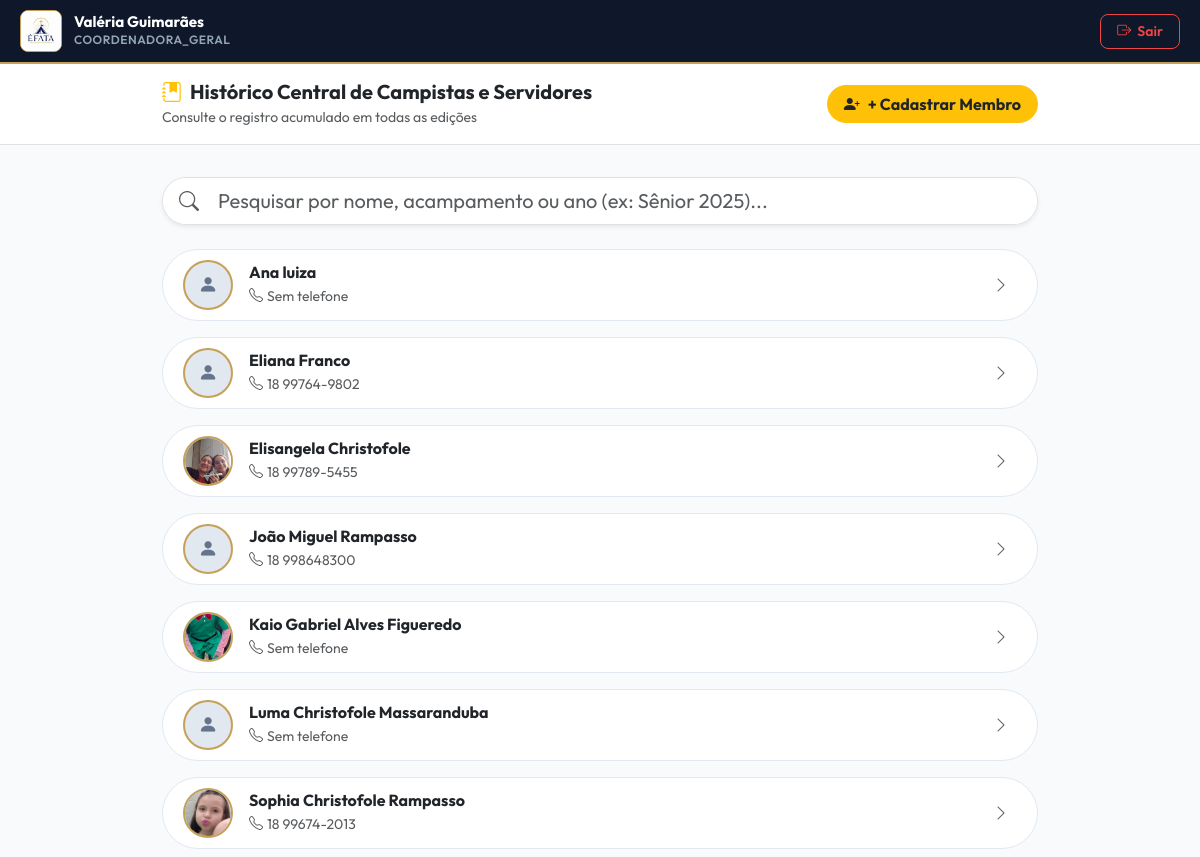
The app's page /historico-campistas.php with its own data.
### tables this page shows
CREATE TABLE `pessoas` (
  `id` int(11) NOT NULL,
  `nome` varchar(150) NOT NULL,
  `telefone` varchar(20) DEFAULT NULL,
  `data_nascimento` date DEFAULT NULL,
  `foto` varchar(255) DEFAULT NULL,
  `tamanho_camiseta` varchar(10) DEFAULT NULL,
  `created_at` timestamp NOT NULL DEFAULT current_timestamp(),
  `campista_origem` text DEFAULT NULL,
  `equipe_trabalho_origem` text DEFAULT NULL
);

### historico-campistas.php (the view, shortened to what this page needs)
<?php
require_once 'config/database.php';
$nome_usuario = $_SESSION['usuario_nome'] ?? $_SESSION['nome'] ?? 'Valéria Guimarães';
$perfil       = $_SESSION['usuario_perfil'] ?? $_SESSION['perfil'] ?? 'COORDENADORA_GERAL';
$busca = trim($_GET['busca'] ?? '');
$sql_unificado = "
    SELECT
        p.id AS pessoa_id,
        unificados.nome AS nome,
        p.telefone,
        p.data_nascimento,
        p.equipe_trabalho_origem,
        p.campista_origem,
        p.foto
    FROM (
        SELECT nome FROM equipes_membros WHERE nome IS NOT NULL AND nome != ''
        UNION
        SELECT nome FROM equipe_geral WHERE nome IS NOT NULL AND nome != ''
        UNION
        SELECT nome FROM pessoas WHERE nome IS NOT NULL AND nome != ''
    ) AS unificados
    LEFT JOIN pessoas p ON LOWER(p.nome) = LOWER(unificados.nome)
    -- Joins para busca em Histórico de Campistas (Edições e Anos)
    LEFT JOIN equipes_membros em ON LOWER(em.nome) = LOWER(unificados.nome)
    LEFT JOIN equipes_campistas ec ON em.equipe_id = ec.id
    LEFT JOIN edicoes ed_camp ON ec.edicao_id = ed_camp.id
    -- Joins para busca em Histórico de Equipes de Trabalho (Edições e Anos)
    LEFT JOIN equipe_geral eg ON LOWER(eg.nome) = LOWER(unificados.nome)
    LEFT JOIN equipe_membros em_eq ON eg.id = em_eq.voluntario_id
    LEFT JOIN equipes_trabalho et ON em_eq.equipe_id = et.id
    LEFT JOIN edicoes ed_eq ON et.edicao_id = ed_eq.id
    WHERE 1=1
";
$params = [];$types = "";
$sql_unificado .= " GROUP BY unificados.nome ORDER BY unificados.nome ASC";
$stmt = $conn->prepare($sql_unificado);
if (!empty($params)) $stmt->bind_param($types, ...$params);$stmt->execute();
$lista_pessoas =$stmt->get_result()->fetch_all(MYSQLI_ASSOC);
?>
<!DOCTYPE html>
<html lang="pt-br">
<head>
    <link href="https://cdn.jsdelivr.net/npm/bootstrap@5.3.0/dist/css/bootstrap.min.css" rel="stylesheet">
    <link rel="stylesheet" href="https://cdn.jsdelivr.net/npm/bootstrap-icons@1.11.0/font/bootstrap-icons.css">
</head>
<body>
    <nav class="navbar navbar-expand-lg navbar-custom sticky-top">
        <div class="container-fluid p-0">
            <div class="user-profile-container">
                <div class="logo-box">
                    <img src="./uploads/logos/logoefata.png" alt="Logo" onerror="this.onerror=null; this.src='https://via.placeholder.com/40';">
                </div>
                <div class="user-info-text">
                    <div class="user-name"><?= htmlspecialchars($nome_usuario) ?></div>
                    <div class="user-role"><?= htmlspecialchars($perfil) ?></div>
                </div>
            </div>
            <div class="d-flex align-items-center gap-2 ms-auto">
                <a href="logout.php" class="btn-nav-outline-red">
                    <i class="bi bi-box-arrow-right"></i> Sair
                </a>
            </div>
        </div>
    </nav>
    <div class="bg-white border-bottom py-3 mb-4">
        <div class="container d-flex align-items-center justify-content-between" style="max-width: 900px;">
            <div class="d-flex align-items-center gap-3">
                <div>
                    <h5 class="fw-bold m-0 text-dark"><i class="bi bi-journal-bookmark-fill text-warning me-2"></i>Histórico Central de Campistas e Servidores</h5>
                    <small class="text-muted">Consulte o registro acumulado em todas as edições</small>
                </div>
            </div>
            <button class="btn btn-warning rounded-pill px-3 fw-bold text-dark d-flex align-items-center gap-2" onclick="abrirModalNovoMembro()">
                <i class="bi bi-person-plus-fill"></i> + Cadastrar Membro
            </button>
        </div>
    </div>
    <main class="container py-2" style="max-width: 900px;">
        <div class="mb-4">
            <form method="GET" action="historico-campistas.php">
                <div class="input-group input-group-lg shadow-sm rounded-pill overflow-hidden border">
                    <span class="input-group-text bg-white border-0 ps-3"><i class="bi bi-search text-muted"></i></span>
                    <input type="text" name="busca" class="form-control border-0 ps-1" placeholder="Pesquisar por nome, acampamento ou ano (ex: Sênior 2025)..." value="<?= htmlspecialchars($busca) ?>">
                </div>
            </form>
        </div>
        <div class="d-flex flex-column gap-3">
            <?php if (empty($lista_pessoas)): ?>
                <div class="text-center py-5 text-muted bg-white rounded-4 border p-4 shadow-sm">
                    <i class="bi bi-person-exclamation display-4 d-block mb-2"></i>
                    Nenhum registo encontrado.
                </div>
            <?php else: ?>
                <?php foreach ($lista_pessoas as$p): ?>
                    <?php
                    $stmt_c =$conn->prepare("
                        SELECT ed.nome as acampamento, ed.ano, ec.nome as equipe_cor
                        FROM equipes_membros em
                        LEFT JOIN equipes_campistas ec ON em.equipe_id = ec.id
                        LEFT JOIN edicoes ed ON ec.edicao_id = ed.id
                        WHERE LOWER(em.nome) = LOWER(?)
                    ");
                    $stmt_c->bind_param("s", $p['nome']);$stmt_c->execute();
                    $historico_campista =$stmt_c->get_result()->fetch_all(MYSQLI_ASSOC);
                    $stmt_e =$conn->prepare("
                        SELECT ed.nome as acampamento, ed.ano, et.nome as equipe_nome
                        FROM equipe_membros em
                        JOIN equipe_geral eg ON em.voluntario_id = eg.id
                        JOIN equipes_trabalho et ON em.equipe_id = et.id
                        JOIN edicoes ed ON et.edicao_id = ed.id
                        WHERE LOWER(eg.nome) = LOWER(?)
                    ");
                    $stmt_e->bind_param("s", $p['nome']);$stmt_e->execute();
                    $historico_equipe =$stmt_e->get_result()->fetch_all(MYSQLI_ASSOC);
                    $dados_json = htmlspecialchars(json_encode([
                        'pessoa_id' => $p['pessoa_id'],
                        'nome' => $p['nome'],
                        'telefone' => $p['telefone'] ?? 'Não informado',
                        'data_nascimento' => !empty($p['data_nascimento']) ? date('d/m/Y', strtotime($p['data_nascimento'])) : 'Não informada',
                        'data_nascimento_raw' => $p['data_nascimento'] ?? '',
                        'equipe_trabalho_origem' => $p['equipe_trabalho_origem'] ?? '',
                        'campista_origem' => $p['campista_origem'] ?? '',
                        'foto' => $p['foto'],
                        'historico_campista' => $historico_campista,
                        'historico_equipe' => $historico_equipe
                    ]), ENT_QUOTES, 'UTF-8');
                    ?>
                    <div class="card-pessoa-item d-flex align-items-center justify-content-between" onclick='abrirModalDetalhes(<?= $dados_json ?>)'>
                        <div class="d-flex align-items-center gap-3">
                            <?php if (!empty($p['foto']) && file_exists($p['foto'])): ?>
                                <img src="<?= htmlspecialchars($p['foto']) ?>" class="avatar-box" alt="Foto">
                            <?php else: ?>
                                <div class="avatar-box"><i class="bi bi-person-fill"></i></div>
                            <?php endif; ?>
                            <div>
                                <h6 class="fw-bold m-0 text-dark"><?= htmlspecialchars($p['nome']) ?></h6>
                                <small class="text-muted"><i class="bi bi-telephone me-1"></i><?= !empty($p['telefone']) ? htmlspecialchars($p['telefone']) : 'Sem telefone' ?></small>
                            </div>
                        </div>
                        <i class="bi bi-chevron-right text-muted me-2"></i>
                    </div>
                <?php endforeach; ?>
            <?php endif; ?>
        </div>
    </main>
</body>
</html>

### historico-campistas.php (style rules this page uses)
:root { --efata-dark: #0F172A; --efata-gold: #C5A059; --efata-bg: #F8FAFC; }
body { font-family: 'Outfit', sans-serif; background-color: var(--efata-bg); }
.navbar-custom { background-color: var(--efata-dark); padding: 10px 20px; border-bottom: 2px solid var(--efata-gold); }
.user-profile-container { display: flex; align-items: center; gap: 12px; }
.logo-box { width: 42px; height: 42px; background: #fff; border-radius: 8px; border: 1px solid var(--efata-gold); display: flex; align-items: center; justify-content: center; overflow: hidden; }
.logo-box img { max-width: 100%; max-height: 100%; object-fit: contain; }
.user-name { color: #ffffff; font-weight: 700; font-size: 0.95rem; line-height: 1.2; }
.user-role { color: #94A3B8; font-size: 0.75rem; font-weight: 600; text-transform: uppercase; letter-spacing: 0.5px; }
.btn-nav-outline-red { color: #EF4444; border: 1px solid #EF4444; background: transparent; padding: 6px 16px; border-radius: 8px; font-size: 0.875rem; font-weight: 600; text-decoration: none; display: inline-flex; align-items: center; gap: 6px; transition: all 0.2s ease; }
.card-pessoa-item { background: #fff; border-radius: 50px; border: 1px solid #E2E8F0; padding: 10px 20px; transition: all 0.2s; cursor: pointer; }
.avatar-box { width: 50px; height: 50px; border-radius: 50%; object-fit: cover; border: 2px solid var(--efata-gold); background-color: #E2E8F0; display: flex; align-items: center; justify-content: center; font-size: 1.2rem; color: #64748B; flex-shrink: 0; }

### records on screen
pessoas: nome "Ana luiza", shows "Sem telefone"
pessoas: nome "Eliana Franco", telefone "18 99764-9802"
pessoas: foto (picture), nome "Elisangela Christofole", telefone "18 99789-5455"
pessoas: nome "João Miguel Rampasso", telefone "18 998648300"
pessoas: foto (picture), nome "Kaio Gabriel Alves Figueredo", telefone "Sem telefone"
pessoas: foto (picture), nome "Sophia Christofole Rampasso", telefone "18 99674-2013"

### other values on screen
$nome_usuario "Valéria Guimarães"
$perfil "COORDENADORA_GERAL"
$p['nome'] "Luma Christofole Massaranduba"
